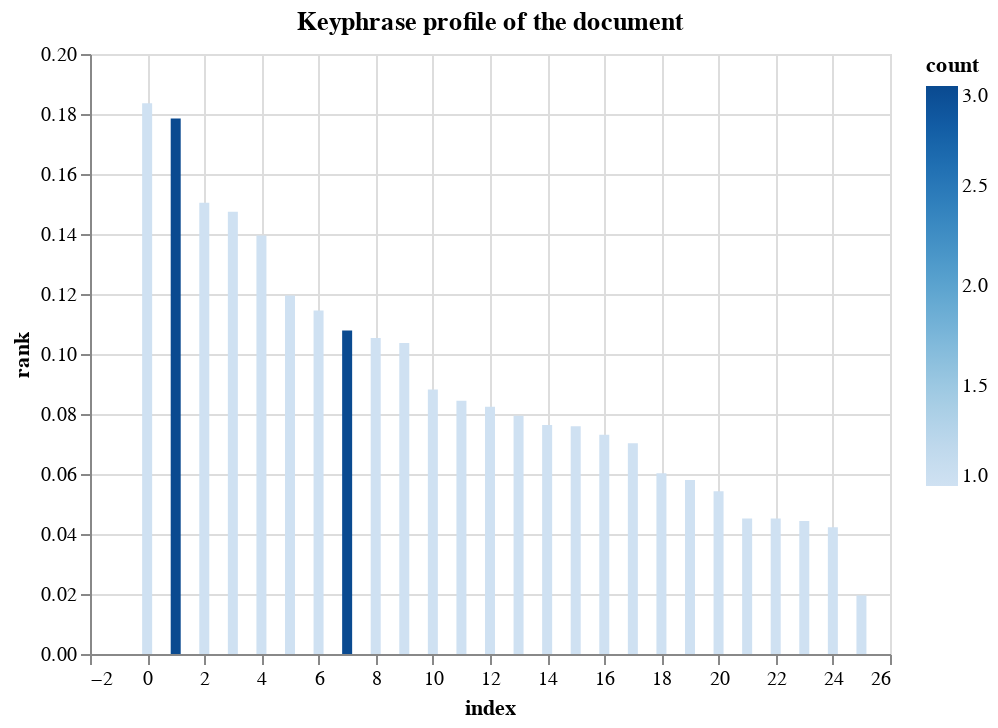

Source (notebook cell):
### Code cell
doc = nlp(text_en)

pytextrank_result_en = doc._.phrases

# examine top-ranked phrases in the document
for phrase in pytextrank_result_en[:5]:
    ic(phrase)

tr = doc._.textrank

if prepare == True:
    !pip install "altair"
    !pip install 'pytextrank[viz]'
tr.plot_keyphrases()

### Figure 1 — Vega-Lite specification as saved in the notebook (floating-point values rounded to 4 significant figures)
{"config": {"view": {"continuousWidth": 400, "continuousHeight": 300}}, "data": {"name": "data-697c8ab16a7e66d05160fc56585d7311"}, "mark": "bar", "encoding": {"color": {"field": "count", "type": "quantitative"}, "tooltip": [{"field": "text", "type": "nominal"}, {"field": "rank", "type": "quantitative"}, {"field": "count", "type": "quantitative"}], "x": {"field": "index", "type": "quantitative"}, "y": {"field": "rank", "type": "quantitative"}}, "title": "Keyphrase profile of the document", "$schema": "https://vega.github.io/schema/vega-lite/v4.17.0.json", "datasets": {"data-697c8ab16a7e66d05160fc56585d7311": [{"index": 0, "text": "mixed types", "count": 1, "rank": 0.1836}, {"index": 1, "text": "systems", "count": 3, "rank": 0.1785}, {"index": 2, "text": "minimal generating sets", "count": 1, "rank": 0.1504}, {"index": 3, "text": "nonstrict inequations", "count": 1, "rank": 0.1474}, {"index": 4, "text": "strict inequations", "count": 1, "rank": 0.1395}, {"index": 5, "text": "linear Diophantine equations", "count": 1, "rank": 0.1195}, {"index": 6, "text": "natural numbers", "count": 1, "rank": 0.1145}, {"index": 7, "text": "solutions", "count": 3, "rank": 0.1078}, {"index": 8, "text": "linear constraints", "count": 1, "rank": 0.1053}, {"index": 9, "text": "all the considered types systems", "count": 1, "rank": 0.1037}, {"index": 10, "text": "a minimal supporting set", "count": 1, "rank": 0.08813}, {"index": 11, "text": "linear", "count": 1, "rank": 0.08445}, {"index": 12, "text": "a system", "count": 1, "rank": 0.08244}, {"index": 13, "text": "a minimal set", "count": 1, "rank": 0.07945}, {"index": 14, "text": "algorithms", "count": 1, "rank": 0.07635}, {"index": 15, "text": "all types", "count": 1, "rank": 0.07593}, {"index": 16, "text": "Diophantine", "count": 1, "rank": 0.07309}, {"index": 17, "text": "construction", "count": 1, "rank": 0.07021}, {"index": 18, "text": "Upper bounds", "count": 1, "rank": 0.06023}, {"index": 19, "text": "the set", "count": 1, "rank": 0.058}, {"index": 20, "text": "components", "count": 1, "rank": 0.05425}, {"index": 21, "text": "Compatibility", "count": 1, "rank": 0.04517}, {"index": 22, "text": "compatibility", "count": 1, "rank": 0.04517}, {"index": 23, "text": "the corresponding algorithms", "count": 1, "rank": 0.04436}, {"index": 24, "text": "Criteria", "count": 1, "rank": 0.04227}, {"index": 25, "text": "These criteria", "count": 1, "rank": 0.01953}]}}
